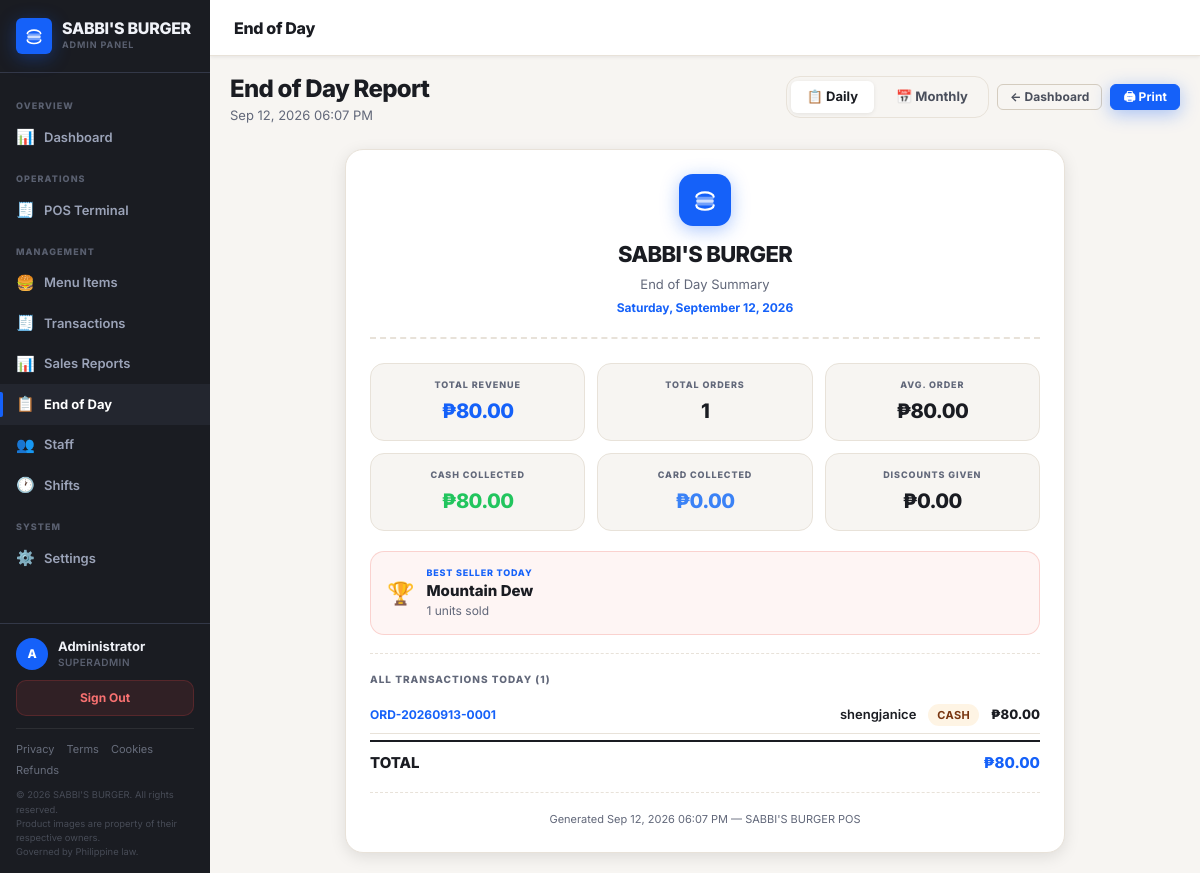
The page /eod (signed in) on the database as committed earlier.
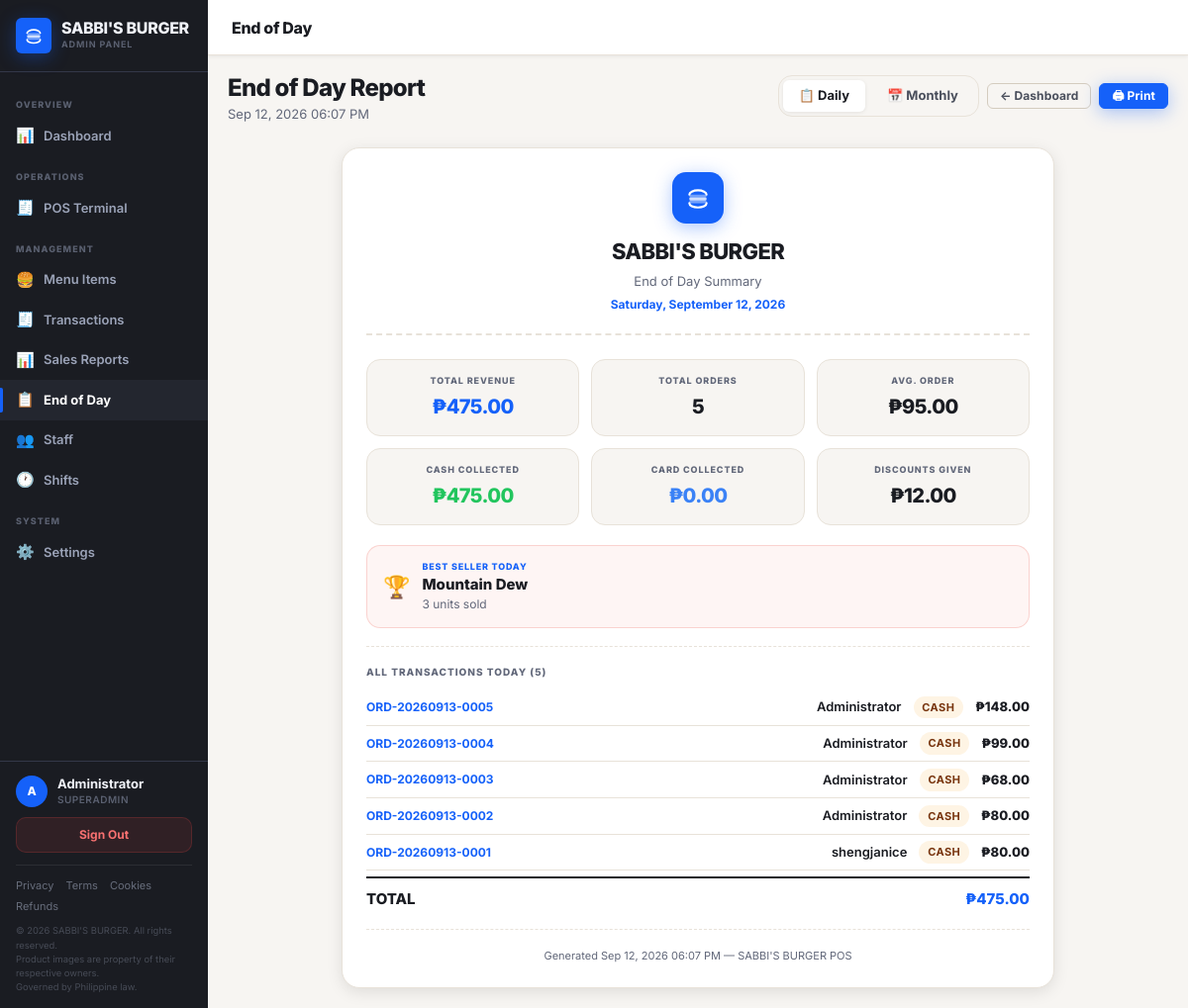
The same page on the database as committed later.
### tables this page shows
CREATE TABLE transaction_items (
    id INTEGER PRIMARY KEY AUTOINCREMENT,
    transaction_id INTEGER NOT NULL,
    product_id INTEGER NOT NULL,
    product_name TEXT NOT NULL,
    quantity INTEGER NOT NULL,
    unit_price REAL NOT NULL,
    subtotal REAL NOT NULL,
    FOREIGN KEY (transaction_id) REFERENCES transactions(id),
    FOREIGN KEY (product_id) REFERENCES products(id)
);

CREATE TABLE transactions (
    id INTEGER PRIMARY KEY AUTOINCREMENT,
    order_number TEXT NOT NULL,
    total REAL NOT NULL,
    discount REAL DEFAULT 0,
    cash_tendered REAL,
    change_given REAL,
    payment_method TEXT DEFAULT 'cash',
    gcash_ref TEXT,
    served_by INTEGER,
    notes TEXT,
    created_at TIMESTAMP DEFAULT CURRENT_TIMESTAMP, tax_rate REAL DEFAULT 0, tax_amount REAL DEFAULT 0, discount_type TEXT DEFAULT 'regular', vat_exempt INTEGER DEFAULT 0,
    FOREIGN KEY (served_by) REFERENCES users(id)
);

CREATE TABLE users (
    id INTEGER PRIMARY KEY AUTOINCREMENT,
    username TEXT NOT NULL UNIQUE,
    password_hash TEXT NOT NULL,
    full_name TEXT NOT NULL,
    role TEXT NOT NULL CHECK(role IN ('superadmin', 'cashier')),
    is_active INTEGER NOT NULL DEFAULT 1,
    last_login TIMESTAMP,
    created_at TIMESTAMP DEFAULT CURRENT_TIMESTAMP
);

### app.py (the view)
@app.route('/eod')
@superadmin_required
def eod():
    from datetime import datetime
    mode  = request.args.get('mode', 'daily')   # 'daily' or 'monthly'
    now   = datetime.now()
    if mode == 'monthly':
        year  = int(request.args.get('year',  now.year))
        month = int(request.args.get('month', now.month))
        m_summary, daily_breakdown, m_top_items, best_day = get_monthly_report(year, month)
        return render_template('admin/eod.html',
                               mode='monthly',
                               year=year, month=month,
                               m_summary=m_summary,
                               daily_breakdown=daily_breakdown,
                               m_top_items=m_top_items,
                               best_day=best_day,
                               summary=None, top_item=None, transactions=None,
                               now=now.strftime('%b %d, %Y %I:%M %p'))
    else:
        summary, top_item, transactions = get_eod_summary()
        return render_template('admin/eod.html',
                               mode='daily',
                               year=now.year, month=now.month,
                               summary=summary,
                               top_item=top_item,
                               transactions=transactions,
                               m_summary=None, daily_breakdown=None,
                               m_top_items=None, best_day=None,
                               now=now.strftime('%b %d, %Y %I:%M %p'))

### auth.py (called while the page is built)
def current_user():
    if 'user_id' not in session:
        return None
    with get_db() as conn:
        return conn.execute(
            "SELECT * FROM users WHERE id = ? AND is_active = 1", (session['user_id'],)
        ).fetchone()

def is_logged_in():
    return 'user_id' in session

def superadmin_required(f):
    @wraps(f)
    def decorated(*args, **kwargs):
        if not is_logged_in():
            flash('Please log in to continue.', 'warning')
            return redirect(url_for('login'))
        if session.get('role') != 'superadmin':
            flash('Access denied. Superadmin only.', 'error')
            abort(403)
        return f(*args, **kwargs)
    return decorated

### config.py (called while the page is built)
def load_settings():
    try:
        with open(SETTINGS_PATH, 'r', encoding='utf-8') as f:
            data = json.load(f)
        return {**DEFAULTS, **data}
    except Exception:
        return dict(DEFAULTS)

### database.py (called while the page is built)
def get_db():
    conn = sqlite3.connect(DATABASE)
    conn.row_factory = sqlite3.Row
    conn.execute("PRAGMA foreign_keys = ON")
    return conn

### templates/admin/eod.html (shortened to what this page needs)
{% extends "admin/base_admin.html" %}
{% block page_title %}{{ 'Monthly Report' if mode == 'monthly' else 'End of Day' }}{% endblock %}
{% block content %}
<div class="page-header no-print">
  <div>
    <h1>{{ 'Monthly Report' if mode == 'monthly' else 'End of Day Report' }}</h1>
    <p style="color:var(--text-dark-3);font-size:.8125rem;margin-top:.2rem">{{ now }}</p>
  </div>
  <div style="display:flex;gap:.5rem;align-items:center;flex-wrap:wrap">
    <div class="mode-tabs">
      <a href="{{ url_for('eod', mode='daily') }}"
         class="mode-tab {{ 'active' if mode == 'daily' }}">📋 Daily</a>
      <a href="{{ url_for('eod', mode='monthly', year=year, month=month) }}"
         class="mode-tab {{ 'active' if mode == 'monthly' }}">📅 Monthly</a>
    </div>
    <a href="{{ url_for('dashboard') }}" class="btn btn-ghost btn-sm">← Dashboard</a>
    <button onclick="window.print()" class="btn btn-primary btn-sm">🖨 Print</button>
  </div>
</div>
{% if mode == 'daily' %}
<div class="report-card">
  <div class="rpt-header">
    <div class="rpt-brand-icon">
    </div>
    <div class="rpt-title">{{ app_name }}</div>
    <div class="rpt-subtitle">End of Day Summary</div>
    <div class="rpt-period" id="eod-date-label">—</div>
  </div>
  <div class="rpt-stats">
    <div class="rpt-stat"><div class="rpt-stat-label">Total Revenue</div><div class="rpt-stat-value red">{{ currency }}{{ "%.2f"|format(summary.total_revenue) }}</div></div>
    <div class="rpt-stat"><div class="rpt-stat-label">Total Orders</div><div class="rpt-stat-value">{{ summary.total_orders }}</div></div>
    <div class="rpt-stat"><div class="rpt-stat-label">Avg. Order</div><div class="rpt-stat-value">{{ currency }}{{ "%.2f"|format(summary.avg_order) }}</div></div>
    <div class="rpt-stat"><div class="rpt-stat-label">Cash Collected</div><div class="rpt-stat-value green">{{ currency }}{{ "%.2f"|format(summary.cash_total) }}</div></div>
    <div class="rpt-stat"><div class="rpt-stat-label">Card Collected</div><div class="rpt-stat-value blue">{{ currency }}{{ "%.2f"|format(summary.card_total) }}</div></div>
    <div class="rpt-stat"><div class="rpt-stat-label">Discounts Given</div><div class="rpt-stat-value">{{ currency }}{{ "%.2f"|format(summary.total_discounts) }}</div></div>
  </div>
  {% if top_item %}
  <div style="background:rgba(232,59,42,.05);border:1.5px solid rgba(232,59,42,.18);border-radius:var(--r-md);padding:.875rem 1rem;margin-bottom:1.125rem;display:flex;align-items:center;gap:.75rem">
    <span style="font-size:1.375rem">🏆</span>
    <div>
      <div style="font-size:.5625rem;font-weight:800;color:var(--brand);text-transform:uppercase;letter-spacing:.09em">Best Seller Today</div>
      <div style="font-size:.9375rem;font-weight:800;color:var(--text-dark)">{{ top_item.product_name }}</div>
      <div style="font-size:.75rem;color:var(--text-dark-3)">{{ top_item.qty }} units sold</div>
    </div>
  </div>
  {% endif %}
  <hr class="rpt-divider">
  <div class="rpt-section-title">All Transactions Today ({{ transactions|length }})</div>
  {% if transactions %}
  <div class="report-section">
    {% for tx in transactions %}
    <div class="rpt-tx-row">
      <span class="rpt-tx-num">{{ tx.order_number }}</span>
      <span style="color:var(--text-dark);font-weight:600;font-size:.8125rem">{{ tx.cashier or '—' }}</span>
      <span><span class="badge {% if tx.payment_method=='cash' %}badge-cash{% else %}badge-card{% endif %}">{{ tx.payment_method }}</span></span>
      <span class="rpt-tx-amount">{{ currency }}{{ "%.2f"|format(tx.total) }}</span>
    </div>
    {% endfor %}
    <div class="rpt-daily-total"><span>TOTAL</span><span>{{ currency }}{{ "%.2f"|format(summary.total_revenue) }}</span></div>
  </div>
  {% else %}
  <p style="color:var(--text-dark-3);text-align:center;padding:1rem;font-size:.875rem">No transactions today.</p>
  {% endif %}
  <hr class="rpt-divider">
  <div style="text-align:center;font-size:.6875rem;color:var(--text-dark-3)">Generated {{ now }} &mdash; {{ app_name }} POS</div>
</div>
{% endif %}
{% endblock %}

Rows that differ between the two databases and show on the page:
no longer on this page (row unchanged): transaction_items: product_name "Mountain Dew"
added transactions: order_number "ORD-20260913-0005", full_name "Administrator", payment_method "CASH", currency "₱", total "148.00"
added transactions: order_number "ORD-20260913-0004", full_name "Administrator", payment_method "CASH", currency "₱", total "99.00"
added transactions: order_number "ORD-20260913-0003", full_name "Administrator", payment_method "CASH", currency "₱", total "68.00"
added transactions: order_number "ORD-20260913-0002", full_name "Administrator", payment_method "CASH", currency "₱", total "80.00"
Other text that changed with them:
{{ "%.2f"|format(summary.total_revenue) }}: "80.00" → "475.00"
{{ summary.total_orders }}: "1" → "5"
{{ "%.2f"|format(summary.avg_order) }}: "80.00" → "95.00"
{{ "%.2f"|format(summary.cash_total) }}: "80.00" → "475.00"
{{ "%.2f"|format(summary.total_discounts) }}: "0.00" → "12.00"
{{ top_item.product_name }}: (not shown) → "Mountain Dew"
{{ top_item.qty }}: "1" → "3"
{{ transactions|length }}: "1" → "5"
